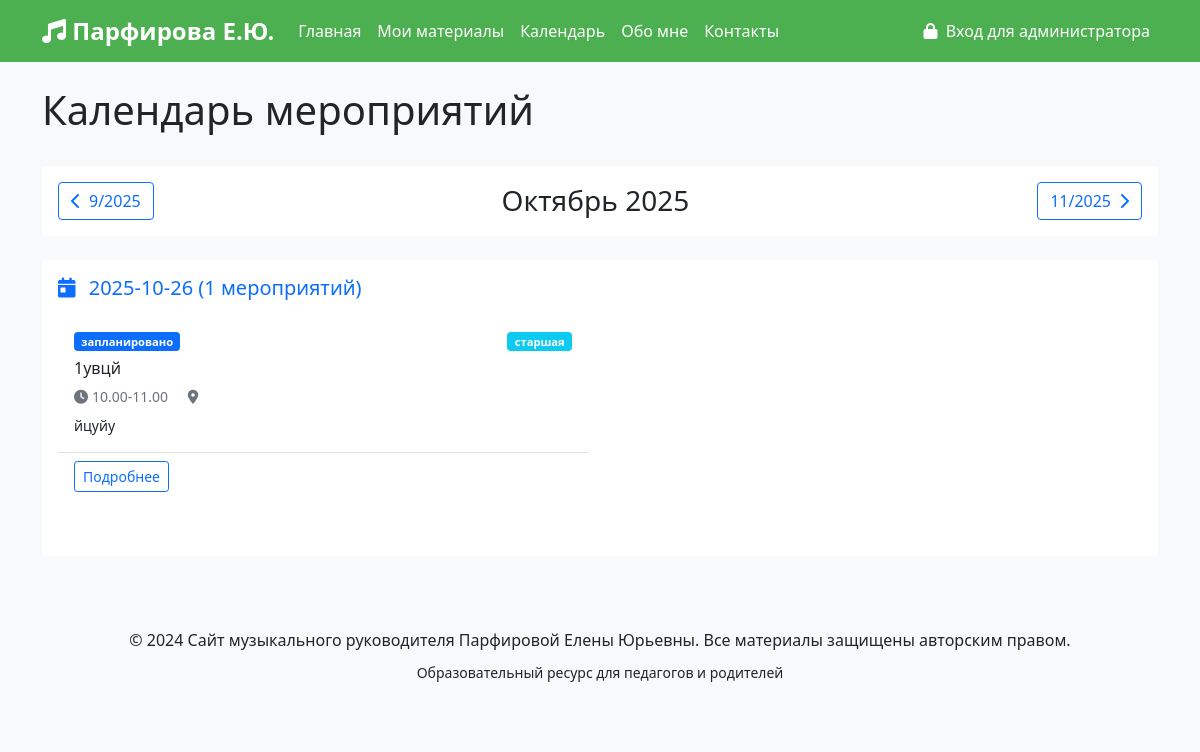
/calendar, run on the app's committed database.
### models.py (models this page shows, shortened)
class Event(db.Model):
    id = db.Column(db.Integer, primary_key=True)
    title = db.Column(db.String(200), nullable=False)
    description = db.Column(db.Text)
    event_date = db.Column(db.DateTime, nullable=False)
    event_time = db.Column(db.String(50))
    event_type = db.Column(db.String(50))
    age_group = db.Column(db.String(20))
    location = db.Column(db.String(100))
    participants = db.Column(db.Text)
    materials = db.Column(db.Text)
    notes = db.Column(db.Text)
    status = db.Column(db.String(20), default='запланировано')
    created_date = db.Column(db.DateTime, nullable=False, default=lambda: datetime.now(timezone.utc))
    updated_date = db.Column(db.DateTime, nullable=False, default=lambda: datetime.now(timezone.utc))

### app.py (the view)
@app.route('/calendar')
def calendar():
    now = datetime.now(timezone.utc)
    year = request.args.get('year', now.year, type=int)
    month = request.args.get('month', now.month, type=int)
    start_date = datetime(year, month, 1)
    if month == 12:
        end_date = datetime(year + 1, 1, 1)
    else:
        end_date = datetime(year, month + 1, 1)
    events = Event.query.filter(
        Event.event_date >= start_date,
        Event.event_date < end_date
    ).order_by(Event.event_date).all()
    events_by_date = {}
    for event in events:
        date_key = event.event_date.strftime('%Y-%m-%d')
        if date_key not in events_by_date:
            events_by_date[date_key] = []
        events_by_date[date_key].append(event)
    prev_month = month - 1 if month > 1 else 12
    prev_year = year if month > 1 else year - 1
    next_month = month + 1 if month < 12 else 1
    next_year = year if month < 12 else year + 1
    log_visit('calendar')
    return render_template('calendar.html',
                         events_by_date=events_by_date,
                         year=year,
                         month=month,
                         prev_year=prev_year,
                         prev_month=prev_month,
                         next_year=next_year,
                         next_month=next_month)

### app.py (called while the page is built)
def log_visit(page):
    visit = PageVisit(
        page=page,
        ip_address=request.remote_addr
    )
    db.session.add(visit)
    db.session.commit()

### templates/calendar.html (shortened to what this page needs)
{% extends "base.html" %}
{% block content %}
<div class="container mt-4">
    <div class="d-flex justify-content-between align-items-center mb-4">
        <h1>Календарь мероприятий</h1>
    </div>
    <div class="card mb-4">
        <div class="card-body">
            <div class="d-flex justify-content-between align-items-center">
                <a href="{{ url_for('calendar', year=prev_year, month=prev_month) }}" class="btn btn-outline-primary">
                    <i class="fas fa-chevron-left me-2"></i>{{ prev_month }}/{{ prev_year }}
                </a>
                <h3 class="mb-0 text-center">
                    {{ ['Январь', 'Февраль', 'Март', 'Апрель', 'Май', 'Июнь', 'Июль', 'Август', 'Сентябрь', 'Октябрь',
                    'Ноябрь', 'Декабрь'][month-1] }} {{ year }}
                </h3>
                <a href="{{ url_for('calendar', year=next_year, month=next_month) }}" class="btn btn-outline-primary">
                    {{ next_month }}/{{ next_year }}<i class="fas fa-chevron-right ms-2"></i>
                </a>
            </div>
        </div>
    </div>
    <div class="card">
        <div class="card-body">
            {% if events_by_date %}
            {% for date_str, day_events in events_by_date.items() %}
            <div class="day-events mb-4">
                <h5 class="text-primary mb-3">
                    <i class="fas fa-calendar-day me-2"></i>
                    {{ date_str }} ({{ day_events|length }} мероприятий)
                </h5>
                <div class="row">
                    {% for event in day_events %}
                    <div class="col-lg-6 mb-3">
                        <div
                            class="card h-100 {% if event.status == 'Завершено' %}border-success{% elif event.status == 'Отменено' %}border-danger{% else %}border-primary{% endif %}">
                            <div class="card-body">
                                <div class="d-flex justify-content-between align-items-start mb-2">
                                    <span
                                        class="badge {% if event.status == 'Завершено' %}bg-success{% elif event.status == 'Отменено' %}bg-danger{% elif event.status == 'В процессе' %}bg-warning{% else %}bg-primary{% endif %}">
                                        {{ event.status }}
                                    </span>
                                    <span class="badge bg-info">{{ event.age_group }}</span>
                                </div>
                                <h6 class="card-title">{{ event.title }}</h6>
                                <p class="card-text text-muted small mb-2">
                                    <i class="fas fa-clock me-1"></i>{{ event.event_time }}
                                    <i class="fas fa-map-marker-alt ms-3 me-1"></i>{{ event.location }}
                                </p>
                                {% if event.description %}
                                <p class="card-text small">{{ event.description[:100] }}</p>
                                {% endif %}
                            </div>
                            <div class="card-footer bg-transparent">
                                <a href="{{ url_for('event_detail', event_id=event.id) }}"
                                    class="btn btn-sm btn-outline-primary">
                                    Подробнее
                                </a>
                            </div>
                        </div>
                    </div>
                    {% endfor %}
                </div>
            </div>
            {% endfor %}
            {% endif %}
        </div>
    </div>
</div>
{% endblock %}

### static/css/style.css (style rules this page uses)
:root { --primary-color: #4CAF50; --secondary-color: #FFC107; --accent-color: #2196F3; }
body { font-family: 'Segoe UI', Tahoma, Geneva, Verdana, sans-serif; background-color: #f8f9fa; }
.card { transition: transform 0.3s ease, box-shadow 0.3s ease; border: none; }
.badge { font-size: 0.7rem; }
.card { animation: fadeIn 0.6s ease-out; }

### data on the page
Event: status "запланировано", age_group "старшая", title "1увцй", event_time "10.00-11.00", description "йцуйу"

### other printed values
{{ prev_month }} "9"
{{ prev_year }} "2025"
{{ year }} "2025"
{{ next_month }} "11"
{{ next_year }} "2025"
{{ date_str }} "2025-10-26"
{{ day_events|length }} "1"
